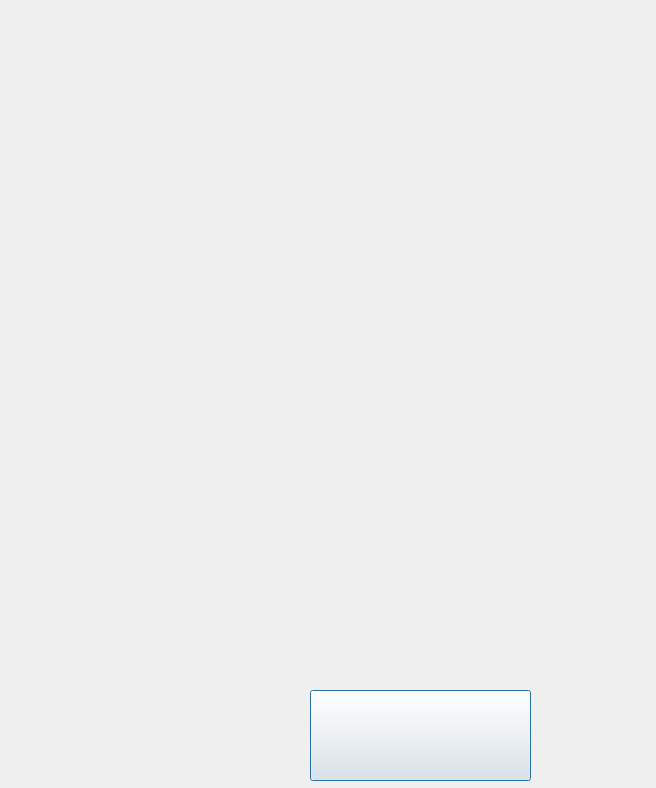
<?xml version="1.0" encoding="UTF-8"?>
<ui version="4.0">
 <class>Dialog</class>
 <widget class="QDialog" name="Dialog">
  <property name="geometry">
   <rect>
    <x>0</x>
    <y>0</y>
    <width>656</width>
    <height>788</height>
   </rect>
  </property>
  <property name="windowTitle">
   <string>Dialog</string>
  </property>
  <property name="styleSheet">
   <string notr="true">#parentWidget { border-image: url("uis/training5bg.PNG") 0 0 0 0 stretch stretch; }</string>
  </property>
  <widget class="QPushButton" name="changepage">
   <property name="geometry">
    <rect>
     <x>310</x>
     <y>690</y>
     <width>221</width>
     <height>91</height>
    </rect>
   </property>
   <property name="minimumSize">
    <size>
     <width>221</width>
     <height>91</height>
    </size>
   </property>
   <property name="maximumSize">
    <size>
     <width>221</width>
     <height>91</height>
    </size>
   </property>
   <property name="styleSheet">
    <string notr="true">border-image: url("uis/buttonbg.png");</string>
   </property>
   <property name="text">
    <string/>
   </property>
  </widget>
 </widget>
 <resources/>
 <connections/>
</ui>
